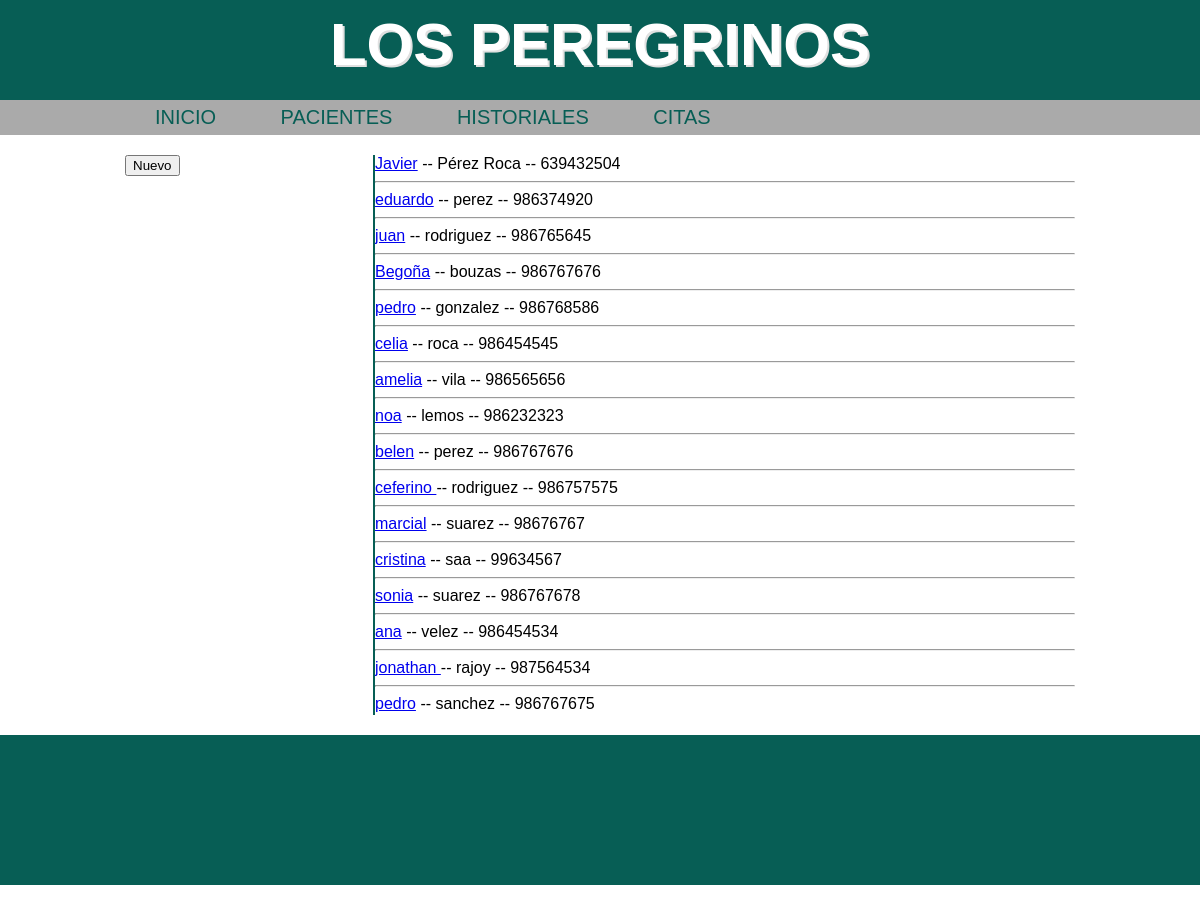
The app's page /pacientes/ with its own data.
### clinica/models.py (models this page shows, shortened)
class clientes(models.Model):
    nombre = models.CharField(max_length=75)
    apellidos = models.CharField(max_length=75)
    telefono =  models.PositiveIntegerField(null=True, blank=True)
    telefono2 = models.PositiveIntegerField(null=True, blank=True)
    antiguedad = models.DateTimeField(default=datetime.now, blank=True)
    fotografia = models.ImageField(upload_to='imagenes', blank=True)

### clinica/views.py (the view)
# urls.py: url(r'^pacientes/', 'clinica.views.pacientes', name = 'pacientes'),
def pacientes(request):
	los_pacientes = clientes.objects.all()
	context = {'los_pacientes': los_pacientes }
	return render(request, 'clinica/pacientes.html', context)

### templates/clinica/pacientes.html
{% extends "base.html" %}
{%   load   staticfiles   %}
{% block elcss %}
<link   rel="stylesheet"   type="text/css"   href="{%   static  'clinica/css/pacientes.css'   %}"   />
{% endblock %}
{% block content %}
<div id="pacientes_cuerpo">
		<div id="pacientes_esquerda">
		<a href="/paciente_nuevo"><button>Nuevo</button></a>
		</div>
		<div id="pacientes_dereita">
		{% if los_pacientes %}
			{% for pacientes in los_pacientes %}
				<a href="/pacientes_detalle/{{pacientes.id}}/"><spam>{{ pacientes.nombre }}</spam></a>
				--
				<spam> {{ pacientes.apellidos }}</spam>
				--
				<spam>{{ pacientes.telefono }}</spam>
				<hr />
			{% endfor %}
		{% else %}
			<p>SIN  PACIENTES</p>
		{% endif %}
		</div>
</div>
{% endblock %}

### static/css/base.css (style rules this page uses)
body { margin-top: 0px; margin-left: 0px; margin-right: 0px; margin-bottom: 0px; background-color : #FFF; font-family: Arial, Helvetica, sans-serif; }

### static/clinica/css/pacientes.css (style rules this page uses)
#pacientes_cuerpo { width: 950px; height: 600px; }
#pacientes_esquerda { float:left; margin-top: 20px; margin-bottom: 20px; width: 248px; height: 560px; border-right: 2px solid #075E55; }
#pacientes_dereita { float:left; margin-top: 20px; margin-bottom: 20px; width: 700px; height: 560px; overflow: auto; }

### records on screen
clientes: nombre "Javier", apellidos "Pérez Roca", telefono "639432504"
clientes: nombre "eduardo", apellidos "perez", telefono "986374920"
clientes: nombre "juan", apellidos "rodriguez", telefono "986765645"
clientes: nombre "Begoña", apellidos "bouzas", telefono "986767676"
clientes: nombre "pedro", apellidos "gonzalez", telefono "986768586"
clientes: nombre "celia", apellidos "roca", telefono "986454545"
clientes: nombre "amelia", apellidos "vila", telefono "986565656"
clientes: nombre "noa", apellidos "lemos", telefono "986232323"
clientes: nombre "belen", apellidos "perez", telefono "986767676"
clientes: nombre "ceferino", apellidos "rodriguez", telefono "986757575"
clientes: nombre "marcial", apellidos "suarez", telefono "98676767"
clientes: nombre "cristina", apellidos "saa", telefono "99634567"
clientes: nombre "sonia", apellidos "suarez", telefono "986767678"
clientes: nombre "ana", apellidos "velez", telefono "986454534"
clientes: nombre "jonathan", apellidos "rajoy", telefono "987564534"
clientes: nombre "pedro", apellidos "sanchez", telefono "986767675"
